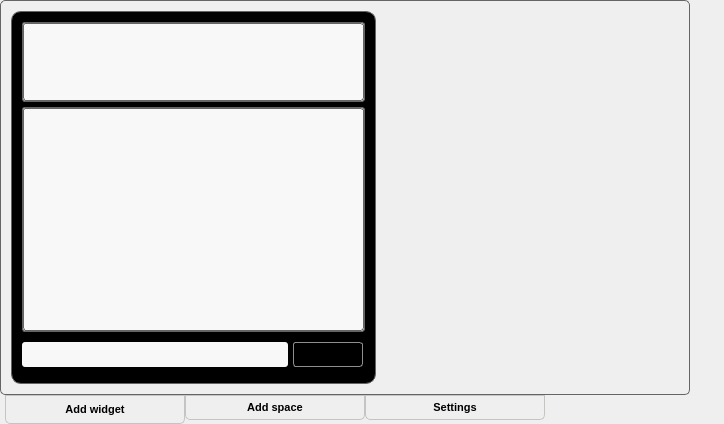
<?xml version="1.0" encoding="UTF-8"?>
<ui version="4.0">
 <class>ToolsComponent</class>
 <widget class="QWidget" name="ToolsComponent">
  <property name="geometry">
   <rect>
    <x>0</x>
    <y>0</y>
    <width>724</width>
    <height>424</height>
   </rect>
  </property>
  <property name="windowTitle">
   <string>Form</string>
  </property>
  <property name="styleSheet">
   <string notr="true"/>
  </property>
  <layout class="QGridLayout" name="gridLayout_2">
   <property name="leftMargin">
    <number>0</number>
   </property>
   <property name="topMargin">
    <number>0</number>
   </property>
   <property name="rightMargin">
    <number>34</number>
   </property>
   <property name="bottomMargin">
    <number>0</number>
   </property>
   <property name="spacing">
    <number>0</number>
   </property>
   <item row="0" column="0">
    <widget class="QTabWidget" name="tabWidget">
     <property name="sizePolicy">
      <sizepolicy hsizetype="Preferred" vsizetype="Preferred">
       <horstretch>0</horstretch>
       <verstretch>0</verstretch>
      </sizepolicy>
     </property>
     <property name="minimumSize">
      <size>
       <width>500</width>
       <height>0</height>
      </size>
     </property>
     <property name="maximumSize">
      <size>
       <width>16777215</width>
       <height>16777215</height>
      </size>
     </property>
     <property name="font">
      <font>
       <pointsize>8</pointsize>
       <weight>75</weight>
       <bold>true</bold>
      </font>
     </property>
     <property name="focusPolicy">
      <enum>Qt::NoFocus</enum>
     </property>
     <property name="styleSheet">
      <string notr="true">QTabWidget::pane {
border: 1px solid #656565;
border-radius: 5px;
}
QTabWidget::tab-bar {
left: 5px;
}
QTabBar::tab {
background: qlineargradient(x1: 0,
                                            y1: 0,
                                            x2: 0,
                                            y2: 1,
                                            stop: 0 #E1E1E1,
                                            stop: 0.4 #DDDDDD,
                                            stop: 0.5 #D8D8D8,
                                            stop: 1.0 #D3D3D3);
border: 1px solid #C4C4C3;
border-bottom-color: #C4C4C3;
border-bottom-left-radius: 5px;
border-bottom-right-radius: 5px;
min-width: 170px;
min-height: 15px;
padding: 4px;
}
QTabBar::tab:selected {
background: qlineargradient(x1: 0,
                                            y1: 0,
                                            x2: 0,
                                            y2: 1,
                                            stop: 0 #fafafa,
                                            stop: 0.4 #f4f4f4,
                                            stop: 0.5 #e7e7e7,
                                            stop: 1.0 #fafafa);
}
QTabBar::tab:!selected {
margin-bottom: 4px;
}</string>
     </property>
     <property name="tabPosition">
      <enum>QTabWidget::South</enum>
     </property>
     <property name="currentIndex">
      <number>0</number>
     </property>
     <widget class="QWidget" name="widget_tab">
      <property name="sizePolicy">
       <sizepolicy hsizetype="Preferred" vsizetype="Preferred">
        <horstretch>0</horstretch>
        <verstretch>0</verstretch>
       </sizepolicy>
      </property>
      <property name="minimumSize">
       <size>
        <width>0</width>
        <height>0</height>
       </size>
      </property>
      <property name="maximumSize">
       <size>
        <width>16777215</width>
        <height>16777215</height>
       </size>
      </property>
      <property name="font">
       <font>
        <pointsize>8</pointsize>
        <weight>50</weight>
        <bold>false</bold>
       </font>
      </property>
      <property name="styleSheet">
       <string notr="true">background: qlineargradient(x1: 0,
                                            y1: 0,
                                            x2: 0,
                                            y2: 1,
                                            stop: 0 black,
                                            stop: 1 gray);</string>
      </property>
      <attribute name="title">
       <string>Add widget</string>
      </attribute>
      <layout class="QGridLayout" name="gridLayout_3">
       <property name="leftMargin">
        <number>10</number>
       </property>
       <property name="topMargin">
        <number>10</number>
       </property>
       <property name="rightMargin">
        <number>0</number>
       </property>
       <property name="bottomMargin">
        <number>0</number>
       </property>
       <property name="spacing">
        <number>0</number>
       </property>
       <item row="0" column="0">
        <widget class="QFrame" name="frame_4">
         <property name="sizePolicy">
          <sizepolicy hsizetype="MinimumExpanding" vsizetype="Expanding">
           <horstretch>0</horstretch>
           <verstretch>0</verstretch>
          </sizepolicy>
         </property>
         <property name="minimumSize">
          <size>
           <width>365</width>
           <height>285</height>
          </size>
         </property>
         <property name="maximumSize">
          <size>
           <width>450</width>
           <height>16777215</height>
          </size>
         </property>
         <property name="styleSheet">
          <string notr="true">background: black;
border-radius: 10px;
border: 1px solid #656565;</string>
         </property>
         <property name="frameShape">
          <enum>QFrame::NoFrame</enum>
         </property>
         <property name="frameShadow">
          <enum>QFrame::Plain</enum>
         </property>
         <property name="lineWidth">
          <number>0</number>
         </property>
         <layout class="QGridLayout" name="gridLayout">
          <property name="horizontalSpacing">
           <number>0</number>
          </property>
          <property name="verticalSpacing">
           <number>5</number>
          </property>
          <property name="margin">
           <number>10</number>
          </property>
          <item row="0" column="0">
           <widget class="QFrame" name="frame">
            <property name="sizePolicy">
             <sizepolicy hsizetype="Expanding" vsizetype="Fixed">
              <horstretch>0</horstretch>
              <verstretch>0</verstretch>
             </sizepolicy>
            </property>
            <property name="minimumSize">
             <size>
              <width>0</width>
              <height>80</height>
             </size>
            </property>
            <property name="maximumSize">
             <size>
              <width>16777215</width>
              <height>80</height>
             </size>
            </property>
            <property name="styleSheet">
             <string notr="true">background: white;
border-radius: 3px;
border: 1px solid #656565;</string>
            </property>
            <property name="frameShape">
             <enum>QFrame::WinPanel</enum>
            </property>
            <property name="frameShadow">
             <enum>QFrame::Raised</enum>
            </property>
            <property name="midLineWidth">
             <number>1</number>
            </property>
            <layout class="QHBoxLayout" name="horizontalLayout_2">
             <property name="spacing">
              <number>0</number>
             </property>
             <property name="margin">
              <number>0</number>
             </property>
             <item>
              <widget class="QTextBrowser" name="textBrowser">
               <property name="sizePolicy">
                <sizepolicy hsizetype="Expanding" vsizetype="Fixed">
                 <horstretch>0</horstretch>
                 <verstretch>0</verstretch>
                </sizepolicy>
               </property>
               <property name="minimumSize">
                <size>
                 <width>0</width>
                 <height>0</height>
                </size>
               </property>
               <property name="maximumSize">
                <size>
                 <width>16777215</width>
                 <height>16777215</height>
                </size>
               </property>
               <property name="font">
                <font>
                 <pointsize>8</pointsize>
                 <weight>75</weight>
                 <bold>true</bold>
                </font>
               </property>
               <property name="styleSheet">
                <string notr="true">background: #f8f8f8;
border-radius: 3px;</string>
               </property>
              </widget>
             </item>
            </layout>
           </widget>
          </item>
          <item row="1" column="0">
           <widget class="QFrame" name="frame_3">
            <property name="sizePolicy">
             <sizepolicy hsizetype="Expanding" vsizetype="Expanding">
              <horstretch>0</horstretch>
              <verstretch>0</verstretch>
             </sizepolicy>
            </property>
            <property name="minimumSize">
             <size>
              <width>0</width>
              <height>0</height>
             </size>
            </property>
            <property name="maximumSize">
             <size>
              <width>16777215</width>
              <height>16777215</height>
             </size>
            </property>
            <property name="styleSheet">
             <string notr="true">background: white;
border-radius: 3px;
border: 1px solid #656565;</string>
            </property>
            <property name="frameShape">
             <enum>QFrame::WinPanel</enum>
            </property>
            <property name="frameShadow">
             <enum>QFrame::Raised</enum>
            </property>
            <property name="midLineWidth">
             <number>1</number>
            </property>
            <layout class="QHBoxLayout" name="horizontalLayout_3">
             <property name="spacing">
              <number>0</number>
             </property>
             <property name="margin">
              <number>0</number>
             </property>
             <item>
              <widget class="QListWidget" name="itemList">
               <property name="sizePolicy">
                <sizepolicy hsizetype="Expanding" vsizetype="Expanding">
                 <horstretch>0</horstretch>
                 <verstretch>0</verstretch>
                </sizepolicy>
               </property>
               <property name="minimumSize">
                <size>
                 <width>0</width>
                 <height>0</height>
                </size>
               </property>
               <property name="maximumSize">
                <size>
                 <width>16777215</width>
                 <height>16777215</height>
                </size>
               </property>
               <property name="font">
                <font>
                 <pointsize>8</pointsize>
                 <weight>50</weight>
                 <bold>false</bold>
                </font>
               </property>
               <property name="styleSheet">
                <string notr="true">QListWidget {
background: #f8f8f8;
border-radius: 3px;
}
QScrollBar:vertical {
border: none;
background: #575757;
width: 15px;
margin: 15px 0px 15px 0px;
}
QScrollBar::sub-line:vertical {
image: url(:/arrow_up);
height: 15px;
subcontrol-position: top;
subcontrol-origin: margin;
}
QScrollBar::add-line:vertical {
image: url(:/arrow_down);
height: 15px;
subcontrol-position: bottom;
subcontrol-origin: margin;
}
QScrollBar:horizontal {
border: none;
background: #575757;
width: 15px;
margin: 0px 15px 0px 15px;}
QScrollBar::sub-line:horizontal {
image: url(:/arrow_left);
height: 15px;
subcontrol-position: left;
subcontrol-origin: margin;
}
QScrollBar::add-line:horizontal {
image: url(:/arrow_right);
height: 15px;
subcontrol-position: right;
subcontrol-origin: margin;
}
</string>
               </property>
              </widget>
             </item>
            </layout>
           </widget>
          </item>
          <item row="2" column="0">
           <widget class="QFrame" name="frame_2">
            <property name="sizePolicy">
             <sizepolicy hsizetype="Expanding" vsizetype="Fixed">
              <horstretch>0</horstretch>
              <verstretch>0</verstretch>
             </sizepolicy>
            </property>
            <property name="minimumSize">
             <size>
              <width>0</width>
              <height>36</height>
             </size>
            </property>
            <property name="maximumSize">
             <size>
              <width>16777215</width>
              <height>16777215</height>
             </size>
            </property>
            <property name="styleSheet">
             <string notr="true">background: black;
border: 0px;</string>
            </property>
            <property name="frameShape">
             <enum>QFrame::NoFrame</enum>
            </property>
            <property name="frameShadow">
             <enum>QFrame::Plain</enum>
            </property>
            <property name="lineWidth">
             <number>0</number>
            </property>
            <layout class="QHBoxLayout" name="horizontalLayout_4">
             <property name="spacing">
              <number>0</number>
             </property>
             <property name="margin">
              <number>0</number>
             </property>
             <item>
              <widget class="QLabel" name="addWidgetInfo">
               <property name="sizePolicy">
                <sizepolicy hsizetype="Expanding" vsizetype="Fixed">
                 <horstretch>0</horstretch>
                 <verstretch>0</verstretch>
                </sizepolicy>
               </property>
               <property name="minimumSize">
                <size>
                 <width>0</width>
                 <height>25</height>
                </size>
               </property>
               <property name="maximumSize">
                <size>
                 <width>16777215</width>
                 <height>25</height>
                </size>
               </property>
               <property name="font">
                <font>
                 <pointsize>8</pointsize>
                </font>
               </property>
               <property name="styleSheet">
                <string notr="true">background: #f8f8f8;
border-radius: 3px;
</string>
               </property>
               <property name="frameShape">
                <enum>QFrame::WinPanel</enum>
               </property>
               <property name="frameShadow">
                <enum>QFrame::Raised</enum>
               </property>
               <property name="lineWidth">
                <number>2</number>
               </property>
               <property name="midLineWidth">
                <number>1</number>
               </property>
               <property name="text">
                <string/>
               </property>
               <property name="indent">
                <number>5</number>
               </property>
              </widget>
             </item>
             <item>
              <spacer name="horizontalSpacer_2">
               <property name="orientation">
                <enum>Qt::Horizontal</enum>
               </property>
               <property name="sizeType">
                <enum>QSizePolicy::Fixed</enum>
               </property>
               <property name="sizeHint" stdset="0">
                <size>
                 <width>5</width>
                 <height>20</height>
                </size>
               </property>
              </spacer>
             </item>
             <item>
              <layout class="QHBoxLayout" name="horizontalLayout">
               <property name="spacing">
                <number>3</number>
               </property>
               <item>
                <widget class="QPushButton" name="addWidgetButton">
                 <property name="sizePolicy">
                  <sizepolicy hsizetype="Fixed" vsizetype="Fixed">
                   <horstretch>0</horstretch>
                   <verstretch>0</verstretch>
                  </sizepolicy>
                 </property>
                 <property name="minimumSize">
                  <size>
                   <width>70</width>
                   <height>25</height>
                  </size>
                 </property>
                 <property name="maximumSize">
                  <size>
                   <width>70</width>
                   <height>25</height>
                  </size>
                 </property>
                 <property name="font">
                  <font>
                   <pointsize>7</pointsize>
                   <weight>75</weight>
                   <bold>true</bold>
                  </font>
                 </property>
                 <property name="focusPolicy">
                  <enum>Qt::TabFocus</enum>
                 </property>
                 <property name="styleSheet">
                  <string notr="true">QPushButton {
border: 1px solid #8f8f91;
border-radius: 3px;
background-color: qlineargradient(x1:0, y1:0, x2:0, y2:1,
                             					     stop: 0 #f6f7fa,
                             					     stop: 0.3 #dadbde,
                             					     stop: 0.7 #dadbde,
                                                     stop: 1 #f6f7fa);
}
QPushButton::hover {
border: 1px solid #8f8f91;
border-radius: 3px;
background-color: qlineargradient(x1:0, y1:0, x2:0, y2:1,
													 stop:0 #dadbde,
                             					     stop: 0.3 #f6f7fa,
                             					     stop: 0.7 #f6f7fa,
                                                     stop:1 #dadbde);
}
QPushButton:pressed {
border: 2px solid navy;
border-radius: 3px;
background-color: qlineargradient(x1:0, y1:0, x2:0, y2:1,
													 stop:0 #dadbde,
                             					     stop: 0.3 #f6f7fa,
                             					     stop: 0.7 #f6f7fa,
                                                     stop:1 #dadbde);
}
</string>
                 </property>
                 <property name="text">
                  <string>Add</string>
                 </property>
                </widget>
               </item>
               <item>
                <spacer name="horizontalSpacer_4">
                 <property name="orientation">
                  <enum>Qt::Horizontal</enum>
                 </property>
                 <property name="sizeType">
                  <enum>QSizePolicy::Fixed</enum>
                 </property>
                 <property name="sizeHint" stdset="0">
                  <size>
                   <width>2</width>
                   <height>20</height>
                  </size>
                 </property>
                </spacer>
               </item>
              </layout>
             </item>
            </layout>
           </widget>
          </item>
         </layout>
        </widget>
       </item>
       <item row="0" column="1">
        <spacer name="horizontalSpacer">
         <property name="orientation">
          <enum>Qt::Horizontal</enum>
         </property>
         <property name="sizeType">
          <enum>QSizePolicy::Expanding</enum>
         </property>
         <property name="sizeHint" stdset="0">
          <size>
           <width>20</width>
           <height>20</height>
          </size>
         </property>
        </spacer>
       </item>
       <item row="1" column="0">
        <spacer name="verticalSpacer">
         <property name="orientation">
          <enum>Qt::Vertical</enum>
         </property>
         <property name="sizeType">
          <enum>QSizePolicy::Minimum</enum>
         </property>
         <property name="sizeHint" stdset="0">
          <size>
           <width>20</width>
           <height>10</height>
          </size>
         </property>
        </spacer>
       </item>
      </layout>
     </widget>
     <widget class="QWidget" name="space_tab">
      <property name="font">
       <font>
        <pointsize>8</pointsize>
        <weight>50</weight>
        <bold>false</bold>
       </font>
      </property>
      <attribute name="title">
       <string>Add space</string>
      </attribute>
      <widget class="QLabel" name="label">
       <property name="geometry">
        <rect>
         <x>30</x>
         <y>30</y>
         <width>201</width>
         <height>16</height>
        </rect>
       </property>
       <property name="font">
        <font>
         <weight>75</weight>
         <bold>true</bold>
        </font>
       </property>
       <property name="text">
        <string>TODO...</string>
       </property>
      </widget>
     </widget>
     <widget class="QWidget" name="settings_tab">
      <attribute name="title">
       <string>Settings</string>
      </attribute>
      <widget class="QLabel" name="label_2">
       <property name="geometry">
        <rect>
         <x>30</x>
         <y>30</y>
         <width>201</width>
         <height>16</height>
        </rect>
       </property>
       <property name="text">
        <string>TODO...</string>
       </property>
      </widget>
     </widget>
    </widget>
   </item>
  </layout>
 </widget>
 <resources/>
 <connections/>
</ui>
